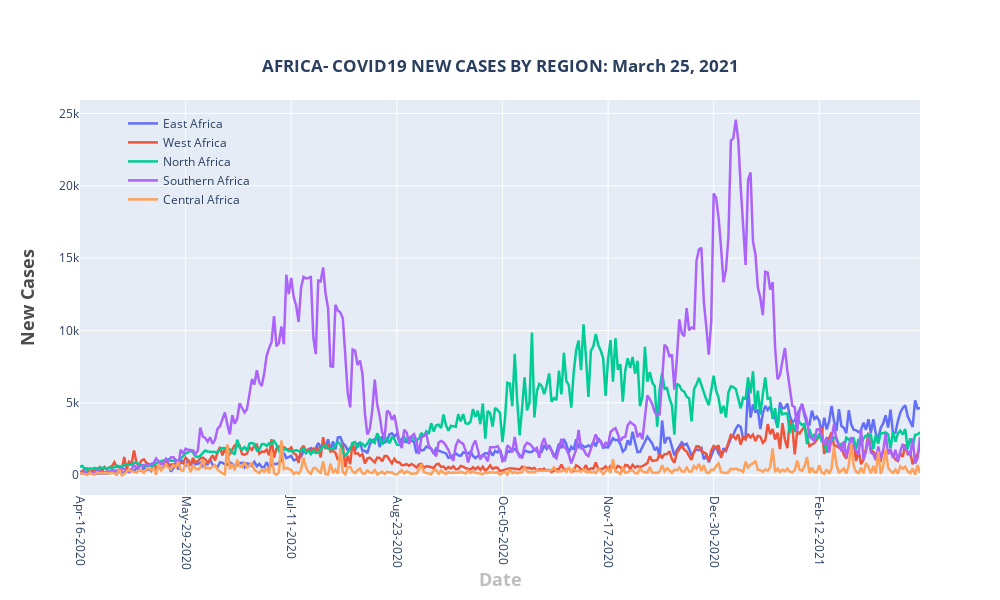

Notebook code for this chart:
### Markdown cell above
### NEW CASES BY REGION

### Code cell
fig = go.Figure()

total_per_day1 = []
for date in dates:    
    total = east_africa[date].str.replace('+','').fillna(0).str.replace(',','').fillna(0).astype(int).sum()
    total_per_day1.append(total)

fig.add_trace(go.Scatter(
x=format_date(dates),
y =total_per_day1,
    name ="East Africa",
    mode='lines',
#     line=dict(width=3)
    
))

total_per_day2 = []
for date in dates:    
    total = west_africa[date].str.replace('+','').fillna(0).str.replace(',','').fillna(0).astype(int).sum()
    total_per_day2.append(total)

fig.add_trace(go.Scatter(
x=format_date(dates),
y =total_per_day2,
    name ="West Africa",
    mode='lines',
#     line=dict(width=3)
   
))


total_per_day3 = []
for date in dates:    
    total = north_africa[date].str.replace('+','').fillna(0).str.replace(',','').fillna(0).astype(int).sum()
    total_per_day3.append(total)

fig.add_trace(go.Scatter(
x=format_date(dates),
y =total_per_day3,
    name ="North Africa",
    mode='lines',
#     line=dict(width=3)
    
))

total_per_day4 = []
for date in dates:    
    total = southern_africa[date].str.replace('+','').fillna(0).str.replace(',','').fillna(0).astype(int).sum()
    total_per_day4.append(total)

fig.add_trace(go.Scatter(
x=format_date(dates),
y =total_per_day4,
    name ="Southern Africa",
    mode='lines',
#     line=dict(width=3)
    
))

total_per_day5 = []
for date in dates:    
    total = central_africa[date].str.replace('+','').fillna(0).str.replace(',','').fillna(0).astype(int).sum()
    total_per_day5.append(total)

fig.add_trace(go.Scatter(
x=format_date(dates),
y =total_per_day5,
    name ="Central Africa",
    mode='lines',
#     line=dict(width=2)
    
))

fig.update_layout(
    title={
        'text': '<b>'+'AFRICA- COVID19 NEW CASES BY REGION: ' + date_string +'</b>',
        'y':0.9,
        'x':0.5,
        'xanchor': 'center',
        'yanchor': 'top'},
    xaxis=dict(title='<b>Date</b>',titlefont_size=18, titlefont=dict(color='#BDBDBD'),nticks=8),
    yaxis=dict(title='<b>New Cases</b>',titlefont_size=18,  titlefont=dict(color='#4D4B4B')),
    xaxis_tickangle=90,
    autosize=False,
    width=1000,
    height=600,
    legend=dict(x=0.05, y=0.98,traceorder="normal",borderwidth=1,bgcolor='rgba(255, 255, 255, 0)',bordercolor='rgba(255, 255, 255, 0)',)
),
fig.update_traces(line=dict(width=2.5))
   
fig.show()

### Figure 1 — Plotly figure (JSON) as saved in the notebook; plotly's stock layout.template omitted (floating-point values rounded to 4 significant figures; data arrays with more than 128 entries replaced by an {"elided": "..."} marker saying what was removed)
{"data": [{"line": {"width": 2.5}, "mode": "lines", "name": "East Africa", "type": "scatter", "x": {"elided": "343 str values"}, "y": {"elided": "343 int values"}}, {"line": {"width": 2.5}, "mode": "lines", "name": "West Africa", "type": "scatter", "x": {"elided": "343 str values"}, "y": {"elided": "343 int values"}}, {"line": {"width": 2.5}, "mode": "lines", "name": "North Africa", "type": "scatter", "x": {"elided": "343 str values"}, "y": {"elided": "343 int values"}}, {"line": {"width": 2.5}, "mode": "lines", "name": "Southern Africa", "type": "scatter", "x": {"elided": "343 str values"}, "y": {"elided": "343 int values"}}, {"line": {"width": 2.5}, "mode": "lines", "name": "Central Africa", "type": "scatter", "x": {"elided": "343 str values"}, "y": {"elided": "343 int values"}}], "layout": {"autosize": false, "height": 600, "legend": {"bgcolor": "rgba(255, 255, 255, 0)", "bordercolor": "rgba(255, 255, 255, 0)", "borderwidth": 1, "traceorder": "normal", "x": 0.05, "y": 0.98}, "title": {"text": "<b>AFRICA- COVID19 NEW CASES BY REGION: March 25, 2021</b>", "x": 0.5, "xanchor": "center", "y": 0.9, "yanchor": "top"}, "width": 1000, "xaxis": {"nticks": 8, "tickangle": 90, "title": {"font": {"color": "#BDBDBD", "size": 18}, "text": "<b>Date</b>"}}, "yaxis": {"title": {"font": {"color": "#4D4B4B", "size": 18}, "text": "<b>New Cases</b>"}}}}
